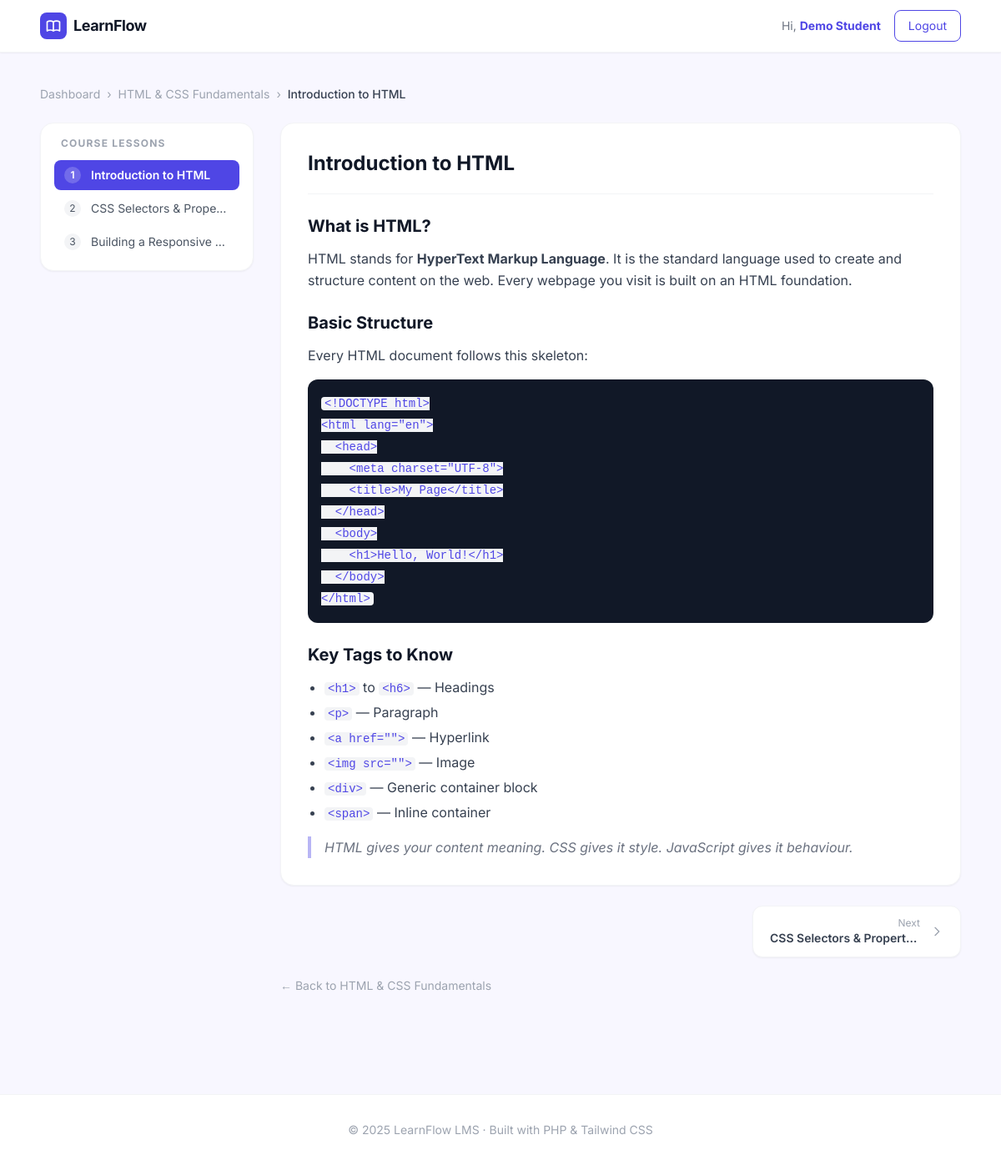
/lesson.php?id=1 (signed in), run on the app's committed database.
### tables this page shows
CREATE TABLE IF NOT EXISTS lessons (
    id          INT UNSIGNED AUTO_INCREMENT PRIMARY KEY,
    course_id   INT UNSIGNED NOT NULL,
    title       VARCHAR(255) NOT NULL,
    summary     VARCHAR(255) DEFAULT NULL,    
    content     LONGTEXT,                    
    sort_order  INT UNSIGNED DEFAULT 0,
    created_at  TIMESTAMP DEFAULT CURRENT_TIMESTAMP,
    FOREIGN KEY (course_id) REFERENCES courses(id) ON DELETE CASCADE
);

CREATE TABLE IF NOT EXISTS courses (
    id          INT UNSIGNED AUTO_INCREMENT PRIMARY KEY,
    title       VARCHAR(255) NOT NULL,
    description TEXT,
    created_at  TIMESTAMP DEFAULT CURRENT_TIMESTAMP
);

### lesson.php (the view, shortened to what this page needs)
<?php
require_once __DIR__ . '/includes/db.php';
require_once __DIR__ . '/includes/layout.php';
$lessonId = (int)($_GET['id'] ?? 0);
$stmt = $pdo->prepare("
    SELECT l.*, c.title AS course_title, c.id AS course_id
    FROM lessons l
    JOIN courses c ON c.id = l.course_id
    WHERE l.id = ?
");
$stmt->execute([$lessonId]);
$lesson = $stmt->fetch();
$nav = $pdo->prepare("
    SELECT id, title, sort_order FROM lessons
    WHERE course_id = ?
    ORDER BY sort_order ASC, id ASC
");
$nav->execute([$lesson['course_id']]);
$allLessons = $nav->fetchAll();
$currentIndex = array_search($lessonId, array_column($allLessons, 'id'));
$nextLesson   = $currentIndex < count($allLessons) - 1 ? $allLessons[$currentIndex + 1] : null;
?>
<main class="max-w-6xl mx-auto px-6 py-10">
  <nav class="mb-6 text-sm text-gray-400 flex items-center gap-2 flex-wrap">
    <a href="/lms/dashboard.php" class="hover:text-brand transition">Dashboard</a>
    <span>›</span>
    <a href="/lms/course.php?id=<?= $lesson['course_id'] ?>" class="hover:text-brand transition">
      <?= htmlspecialchars($lesson['course_title']) ?>
    </a>
    <span>›</span>
    <span class="text-gray-700 font-medium"><?= htmlspecialchars($lesson['title']) ?></span>
  </nav>
  <div class="flex gap-8">
    <aside class="hidden lg:block w-64 flex-shrink-0">
      <div class="bg-white rounded-2xl border border-gray-100 shadow-sm p-4 sticky top-20">
        <h3 class="text-xs font-bold text-gray-400 uppercase tracking-widest mb-3 px-2">
          Course Lessons
        </h3>
        <ul class="space-y-1">
          <?php foreach ($allLessons as $i => $l): ?>
            <li>
              <a href="/lms/lesson.php?id=<?= $l['id'] ?>"
                class="flex items-center gap-3 px-3 py-2 rounded-lg text-sm transition
                  <?= $l['id'] == $lessonId
                    ? 'bg-brand text-white font-semibold'
                    : 'text-gray-600 hover:bg-gray-50 hover:text-brand' ?>">
                <span class="w-5 h-5 rounded-full text-xs flex items-center justify-center flex-shrink-0
                  <?= $l['id'] == $lessonId ? 'bg-white/20' : 'bg-gray-100' ?>">
                  <?= $i + 1 ?>
                </span>
                <span class="truncate"><?= htmlspecialchars($l['title']) ?></span>
              </a>
            </li>
          <?php endforeach; ?>
        </ul>
      </div>
    </aside>
    <div class="flex-1 min-w-0">
      <div class="bg-white rounded-2xl border border-gray-100 shadow-sm p-8 mb-6">
        <h1 class="text-2xl font-bold text-gray-900 mb-6 pb-5 border-b border-gray-100">
          <?= htmlspecialchars($lesson['title']) ?>
        </h1>
        <div class="prose prose-sm max-w-none text-gray-700 leading-relaxed
            [&_h2]:text-xl [&_h2]:font-bold [&_h2]:text-gray-900 [&_h2]:mt-6 [&_h2]:mb-3
            [&_h3]:text-base [&_h3]:font-semibold [&_h3]:text-gray-800 [&_h3]:mt-4 [&_h3]:mb-2
            [&_p]:mb-4
            [&_ul]:list-disc [&_ul]:pl-5 [&_ul]:mb-4 [&_ul]:space-y-1
            [&_ol]:list-decimal [&_ol]:pl-5 [&_ol]:mb-4
            [&_code]:bg-gray-100 [&_code]:text-brand [&_code]:px-1 [&_code]:rounded [&_code]:text-sm
            [&_pre]:bg-gray-900 [&_pre]:text-gray-100 [&_pre]:p-4 [&_pre]:rounded-xl [&_pre]:overflow-x-auto [&_pre]:mb-4
            [&_blockquote]:border-l-4 [&_blockquote]:border-brand/40 [&_blockquote]:pl-4 [&_blockquote]:italic [&_blockquote]:text-gray-500">
          <?= $lesson['content'] ?>
        </div>
      </div>
      <div class="flex items-center justify-between gap-4">
        <div class="flex-1 flex justify-end">
          <?php if ($nextLesson): ?>
            <a href="/lms/lesson.php?id=<?= $nextLesson['id'] ?>"
              class="flex items-center gap-3 bg-white border border-gray-100 rounded-xl px-5 py-3 shadow-sm hover:border-brand hover:shadow-md transition group text-right">
              <div>
                <p class="text-xs text-gray-400">Next</p>
                <p class="text-sm font-semibold text-gray-700 group-hover:text-brand truncate max-w-[180px]">
                  <?= htmlspecialchars($nextLesson['title']) ?>
                </p>
              </div>
              <svg class="w-4 h-4 text-gray-400 group-hover:text-brand transition" fill="none" stroke="currentColor" viewBox="0 0 24 24">
                <path stroke-linecap="round" stroke-linejoin="round" stroke-width="2" d="M9 5l7 7-7 7"/>
              </svg>
            </a>
          <?php endif; ?>
        </div>
      </div>
      <div class="mt-6">
        <a href="/lms/course.php?id=<?= $lesson['course_id'] ?>" class="text-sm text-gray-400 hover:text-brand transition flex items-center gap-1">
          ← Back to <?= htmlspecialchars($lesson['course_title']) ?>
        </a>
      </div>
    </div>
  </div>
</main>

### includes/layout.php (style rules this page uses)
body { background-color: #F8F7FF; }

### data on the page
lessons: course.title "HTML & CSS Fundamentals", title "Introduction to HTML", content "What is HTML? HTML stands for HyperText Markup Language . It is the standard language used to create and structure content on the web. Every webpage you visit is built on an HTML foundation. Basic Structure Every HTML document follows this skeleton: <!DOCTYPE html> <html lang=\"en\"> <head> <meta charset=\"UTF-8\"> <title>My Page</title> </head> <body> <h1>Hello, World!</h1> </body> </html> Key Tags to Know <h1> to <h6> — Headings <p> — Paragraph <a href=\"\"> — Hyperlink <img src=\"\"> — Image <div> — Generic container block <span> — Inline container HTML gives your content meaning . CSS gives it style . JavaScript gives it behaviour ."
lessons: title "CSS Selectors & Prope…", title "CSS Selectors & Propert…"
lessons: title "Building a Responsive…"

### other printed values
$userName "Demo Student"
